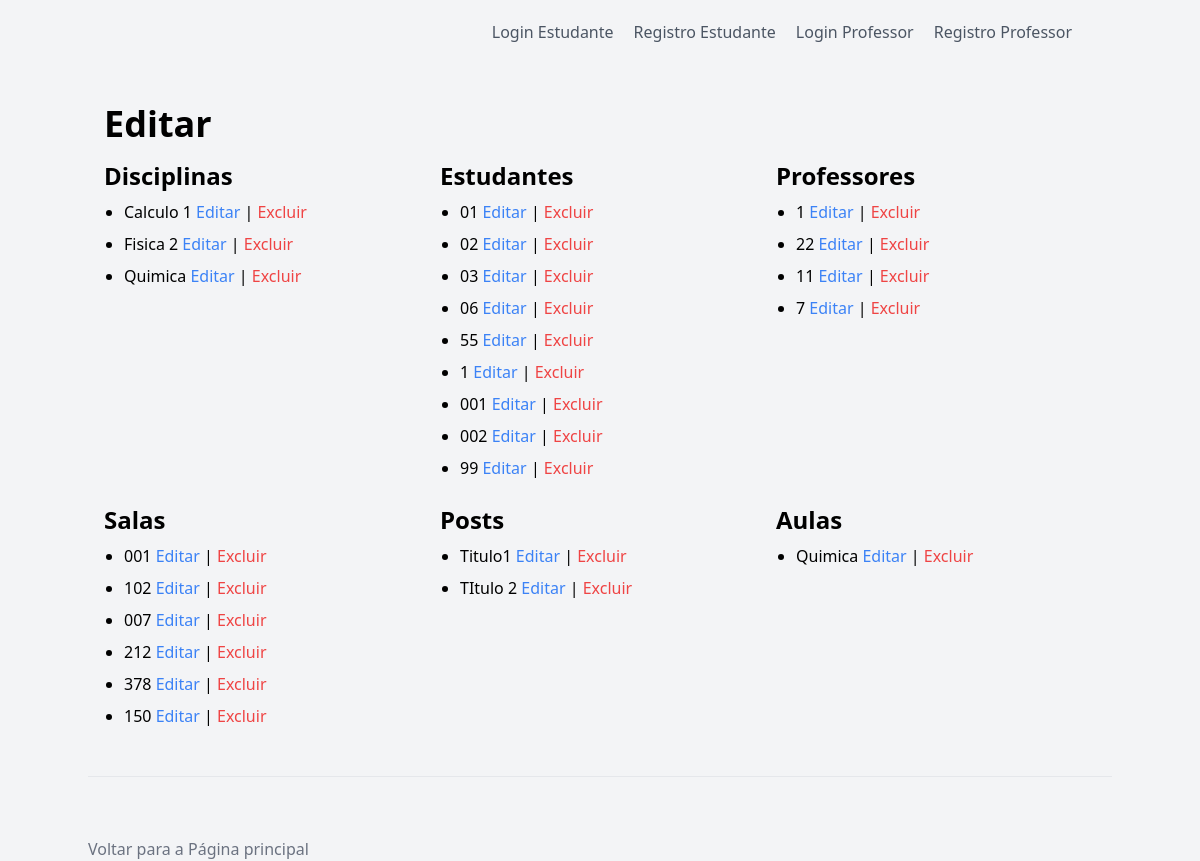
/editar/, run on the app's committed database.
### pi/models.py (models this page shows, shortened)
class Disciplina(models.Model):
    nome = models.CharField(max_length=100)
    codigo = models.CharField(max_length=10)
    professor = models.ForeignKey('Professor', on_delete=models.SET_NULL, null=True)
    sala = models.ForeignKey('Sala', on_delete=models.SET_NULL, null=True)
    horario_inicio = models.TimeField()
    horario_fim = models.TimeField()
    def __str__(self):
        return self.nome

class Estudante(AbstractUser):
    username = None
    email = None
    numero_estudante = models.CharField(max_length=255, unique=True)
    nome = models.CharField(max_length=100, null=True)
    matricula = models.CharField(max_length=50, null=True)
    curso = models.ForeignKey('Curso', on_delete=models.CASCADE, null=True)
    data_entrada = models.DateField(null=True)
    idade = models.IntegerField(null=True)
    endereco = models.CharField(max_length=400, null=True)
    cpf = models.CharField(max_length=14, null=True)
    rg = models.CharField(max_length=9, null=True)
    senha = models.CharField(max_length=150)
    aulas = models.ManyToManyField('Aula')
    reprovado = models.BooleanField(default=False)
    groups = models.ManyToManyField(
        'auth.Group',
        blank=True,
        help_text='The groups this user belongs to. A user will get all permissions granted to each of their groups.',
        related_name="estudante_groups",
        verbose_name='groups',
    )
    user_permissions = models.ManyToManyField(
        'auth.Permission',
        blank=True,
        help_text='Specific permissions for this user.',
        related_name="estudante_permissions",
        verbose_name='user permissions',
    )
    USERNAME_FIELD = 'numero_estudante'
    PASSWORD_FIELD = 'senha'
    REQUIRED_FIELDS = []
    class Meta:
        verbose_name = 'estudante'
        verbose_name_plural = 'estudantes'
        db_table = 'auth_estudante'

class Professor(AbstractUser):
    cordenador = models.CharField(max_length=100, null=True)
    nome = models.CharField(max_length=100, null=True)
    formacao = models.CharField(max_length=100, null=True)
    numero_funcionario = models.CharField(max_length=255, unique=True)
    senhap = models.CharField(max_length=150)
    aulas = models.ManyToManyField('Aula', related_name='professores')
    groups = models.ManyToManyField(
        'auth.Group',
        blank=True,
        help_text='The groups this user belongs to. A user will get all permissions granted to each of their groups.',
        related_name="professor_groups",
        verbose_name='groups',
    )
    user_permissions = models.ManyToManyField(
        'auth.Permission',
        blank=True,
        help_text='Specific permissions for this user.',
        related_name="professor_permissions",
        verbose_name='user permissions',
    )
    USERNAME_FIELD = 'numero_funcionario'
    PASSWORD_FIELD = 'senhap'
    class Meta:
        verbose_name = 'professor'
        verbose_name_plural = 'professors'
        db_table = 'auth_professor'

class Sala(models.Model):
    numero = models.CharField(max_length=10)
    bloco = models.CharField(max_length=1)

class Post(models.Model):
    title = models.CharField(max_length=200)
    description = models.CharField(max_length=300)
    content = models.TextField()
    date_posted = models.DateTimeField(auto_now_add=True)
    author = models.ForeignKey(settings.AUTH_USER_MODEL, on_delete=models.CASCADE)
    slug = models.SlugField(unique=True, blank=True)
    img_url = models.CharField(max_length=200, blank=True)

class Aula(models.Model):
    alunos = models.ManyToManyField('Estudante', related_name='aulas_estudante')
    professor = models.ForeignKey('Professor', on_delete=models.CASCADE)
    disciplina = models.ForeignKey('Disciplina', on_delete=models.CASCADE)
    sala = models.ForeignKey('Sala', on_delete=models.SET_NULL, null=True)  # Adicionado aqui
    dia_da_semana = models.CharField(max_length=20)
    hora_inicio = models.TimeField()
    hora_fim = models.TimeField()
    numero_lista = models.IntegerField(default=1)

### pi/views.py (the view)
# urls.py: path('editar/', views.editar, name='editar'),
def editar(request):
    aulas = Aula.objects.all()
    disciplinas = Disciplina.objects.all()
    estudantes = Estudante.objects.all()
    posts = Post.objects.all()
    salas = Sala.objects.all()
    professores = Professor.objects.all()
    cursos = Curso.objects.all()
    return render(request, 'editar.html', {
        'aulas': aulas,
        'disciplinas': disciplinas,
        'estudantes': estudantes,
        'posts': posts,
        'salas': salas,
        'professores': professores,
        'cursos' : cursos
    })

### pi/templates/editar.html
{% extends 'base.html' %}
{% block content %}
<div class="container mx-auto px-4">
    <h1 class="text-4xl font-bold mb-4">Editar</h1>
    <div class="grid grid-cols-6 gap-4">
        <div class="col-span-2">
            <h2 class="text-2xl font-bold mb-2">Disciplinas</h2>
            <ul class="list-disc pl-5">
                {% for disciplina in disciplinas %}
                <li class="mb-2">
                    {{ disciplina.nome }}
                    <a href="{% url 'editar_disciplina' disciplina.id %}" class="text-blue-500 hover:text-blue-800">Editar</a>
                    |
                    <a href="{% url 'excluir_disciplina' disciplina.id %}" class="text-red-500 hover:text-red-800">Excluir</a>
                </li>
                {% empty %}
                <li>Nenhuma disciplina encontrada.</li>
                {% endfor %}
            </ul>
        </div>
        <div class="col-span-2">
            <h2 class="text-2xl font-bold mb-2">Estudantes</h2>
            <ul class="list-disc pl-5">
                {% for estudante in estudantes %}
                <li class="mb-2">
                    {{ estudante.numero_estudante }}
                    <a href="{% url 'editar_estudante' estudante.id %}" class="text-blue-500 hover:text-blue-800">Editar</a>
                    |
                    <a href="{% url 'excluir_estudante' estudante.id %}" class="text-red-500 hover:text-red-800">Excluir</a>
                </li>
                {% empty %}
                <li>Nenhum estudante encontrado.</li>
                {% endfor %}
            </ul>
        </div>
        <div class="col-span-2">
            <h2 class="text-2xl font-bold mb-2">Professores</h2>
            <ul class="list-disc pl-5">
                {% for professor in professores %}
                <li class="mb-2">
                    {{ professor.numero_funcionario }}
                    <a href="{% url 'editar_professor' professor.id %}" class="text-blue-500 hover:text-blue-800">Editar</a>
                    |
                    <a href="{% url 'excluir_professor' professor.id %}" class="text-red-500 hover:text-red-800">Excluir</a>
                </li>
                {% empty %}
                <li>Nenhum professor encontrado.</li>
                {% endfor %}
            </ul>
        </div>
        <div class="col-span-2">
            <h2 class="text-2xl font-bold mb-2">Salas</h2>
            <ul class="list-disc pl-5">
                {% for sala in salas %}
                <li class="mb-2">
                    {{ sala.numero }}
                    <a href="{% url 'editar_sala' sala.id %}" class="text-blue-500 hover:text-blue-800">Editar</a>
                    |
                    <a href="{% url 'excluir_sala' sala.id %}" class="text-red-500 hover:text-red-800">Excluir</a>
                </li>
                {% empty %}
                <li>Nenhuma sala encontrada.</li>
                {% endfor %}
            </ul>
        </div>
        <div class="col-span-2">
            <h2 class="text-2xl font-bold mb-2">Posts</h2>
            <ul class="list-disc pl-5">
                {% for post in posts %}
                <li class="mb-2">
                    {{ post.title }}
                    <a href="{% url 'editar_post' post.id %}" class="text-blue-500 hover:text-blue-800">Editar</a>
                    |
                    <a href="{% url 'excluir_post' post.id %}" class="text-red-500 hover:text-red-800">Excluir</a>
                </li>
                {% empty %}
                <li>Nenhum post encontrado.</li>
                {% endfor %}
            </ul>
        </div>
        <div class="col-span-2">
            <h2 class="text-2xl font-bold mb-2">Aulas</h2>
            <ul class="list-disc pl-5">
                {% for aula in aulas %}
                <li class="mb-2">
                    {{ aula.disciplina }}
                    <a href="{% url 'editar_aula' aula.id %}" class="text-blue-500 hover:text-blue-800">Editar</a>
                    |
                    <a href="{% url 'excluir_aula' aula.id %}" class="text-red-500 hover:text-red-800">Excluir</a>
                </li>
                {% empty %}
                <li>Nenhuma aula encontrada.</li>
                {% endfor %}
            </ul>
        </div>
    </div>
</div>
{% endblock %}

### data on the page
Disciplina: nome "Calculo 1"
Disciplina: nome "Fisica 2"
Disciplina: nome "Quimica"
Sala: numero "001"
Sala: numero "102"
Sala: numero "007"
Sala: numero "212"
Sala: numero "378"
Sala: numero "150"
Post: title "Titulo1"
Post: title "TItulo 2"
Aula: disciplina "Quimica"

### other printed values
{{ estudante.numero_estudante }} "01"
{{ estudante.numero_estudante }} "02"
{{ estudante.numero_estudante }} "03"
{{ estudante.numero_estudante }} "06"
{{ estudante.numero_estudante }} "55"
{{ estudante.numero_estudante }} "1"
{{ estudante.numero_estudante }} "001"
{{ estudante.numero_estudante }} "002"
{{ estudante.numero_estudante }} "99"
{{ professor.numero_funcionario }} "1"
{{ professor.numero_funcionario }} "22"
{{ professor.numero_funcionario }} "11"
{{ professor.numero_funcionario }} "7"
